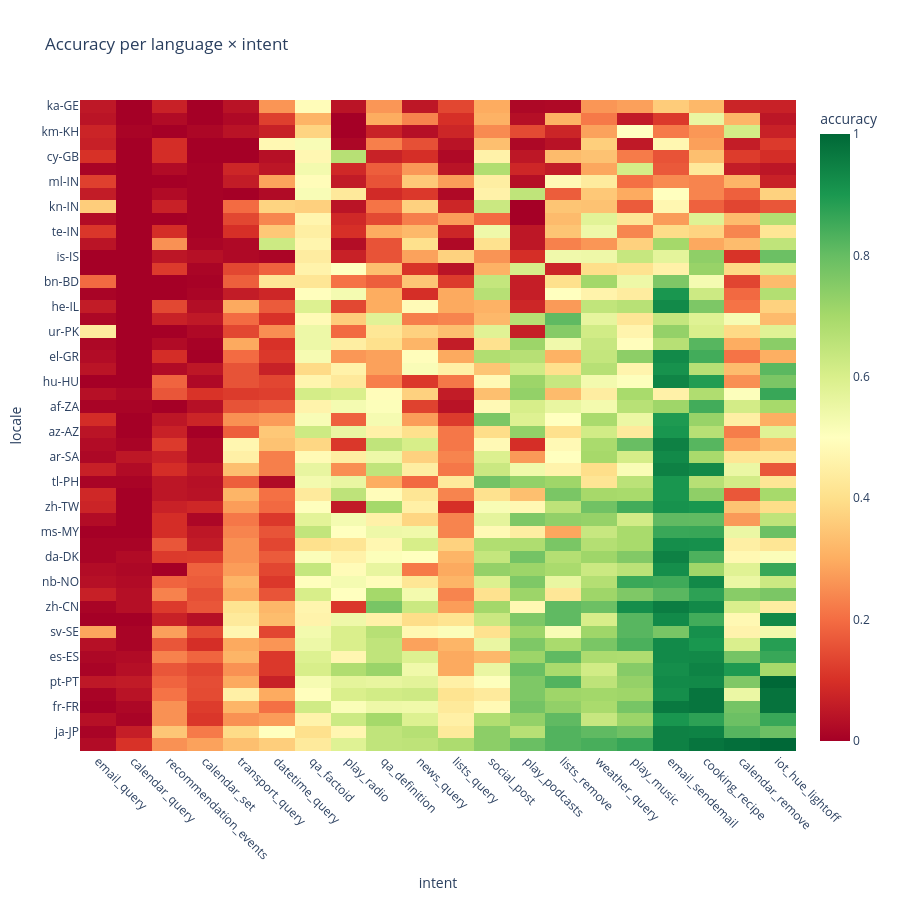

The cell this chart's notebook holds for it:
### Markdown cell above
Rows are languages sorted by their mean accuracy across intents. Columns are intents sorted by English accuracy. Green means high accuracy and red low.

### Code cell
ROW_SORT = "accuracy"     
COL_SORT = "english"       

acc = df.pivot_table(index="locale", columns="intent", values="correct", aggfunc="mean")
cnt = df.pivot_table(index="locale", columns="intent", values="correct", aggfunc="size")

row_order = acc.mean(axis=1).sort_values().index if ROW_SORT == "accuracy" else sorted(acc.index)
if COL_SORT == "english":   col_order = acc.loc["en-US"].sort_values().index
elif COL_SORT == "overall": col_order = acc.mean(axis=0).sort_values().index
else:                       col_order = sorted(acc.columns)

A, N = acc.loc[row_order, col_order], cnt.loc[row_order, col_order]
fig = go.Figure(go.Heatmap(
    z=A.values, x=list(A.columns), y=list(A.index), zmin=0, zmax=1, colorscale="RdYlGn",
    customdata=N.values, colorbar=dict(title="accuracy"),
    hovertemplate="locale %{y}<br>intent %{x}<br>accuracy %{z:.2f}<br>n = %{customdata}<extra></extra>"))
fig.update_layout(title="Accuracy per language × intent", height=900,
                  xaxis=dict(tickangle=45, title="intent"), yaxis=dict(title="locale", autorange="reversed"))
fig.show()

### Figure 1 — Plotly figure (JSON) as saved in the notebook; plotly's stock layout.template omitted (floating-point values rounded to 4 significant figures; data arrays with more than 128 entries replaced by an {"elided": "..."} marker saying what was removed)
{"data": [{"colorbar": {"title": {"text": "accuracy"}}, "colorscale": [[0, "rgb(165,0,38)"], [0.1, "rgb(215,48,39)"], [0.2, "rgb(244,109,67)"], [0.3, "rgb(253,174,97)"], [0.4, "rgb(254,224,139)"], [0.5, "rgb(255,255,191)"], [0.6, "rgb(217,239,139)"], [0.7, "rgb(166,217,106)"], [0.8, "rgb(102,189,99)"], [0.9, "rgb(26,152,80)"], [1, "rgb(0,104,55)"]], "customdata": {"elided": "52x20 int values"}, "hovertemplate": "locale %{y}<br>intent %{x}<br>accuracy %{z:.2f}<br>n = %{customdata}<extra></extra>", "type": "heatmap", "x": ["email_query", "calendar_query", "recommendation_events", "calendar_set", "transport_query", "datetime_query", "qa_factoid", "play_radio", "qa_definition", "news_query", "lists_query", "social_post", "play_podcasts", "lists_remove", "weather_query", "play_music", "email_sendemail", "cooking_recipe", "calendar_remove", "iot_hue_lightoff"], "y": ["ka-GE", "my-MM", "km-KH", "am-ET", "cy-GB", "sw-KE", "ml-IN", "mn-MN", "kn-IN", "ta-IN", "te-IN", "hy-AM", "is-IS", "jv-ID", "bn-BD", "sq-AL", "he-IL", "ca-ES", "ur-PK", "sl-SL", "el-GR", "fi-FI", "hu-HU", "lv-LV", "af-ZA", "hi-IN", "az-AZ", "th-TH", "ar-SA", "vi-VN", "tl-PH", "fa-IR", "zh-TW", "tr-TR", "ms-MY", "ko-KR", "da-DK", "ro-RO", "nb-NO", "id-ID", "zh-CN", "pl-PL", "sv-SE", "de-DE", "es-ES", "it-IT", "pt-PT", "ru-RU", "fr-FR", "nl-NL", "ja-JP", "en-US"], "z": {"elided": "52x20 float values"}, "zmax": 1, "zmin": 0}], "layout": {"height": 900, "title": {"text": "Accuracy per language × intent"}, "xaxis": {"tickangle": 45, "title": {"text": "intent"}}, "yaxis": {"autorange": "reversed", "title": {"text": "locale"}}}}
